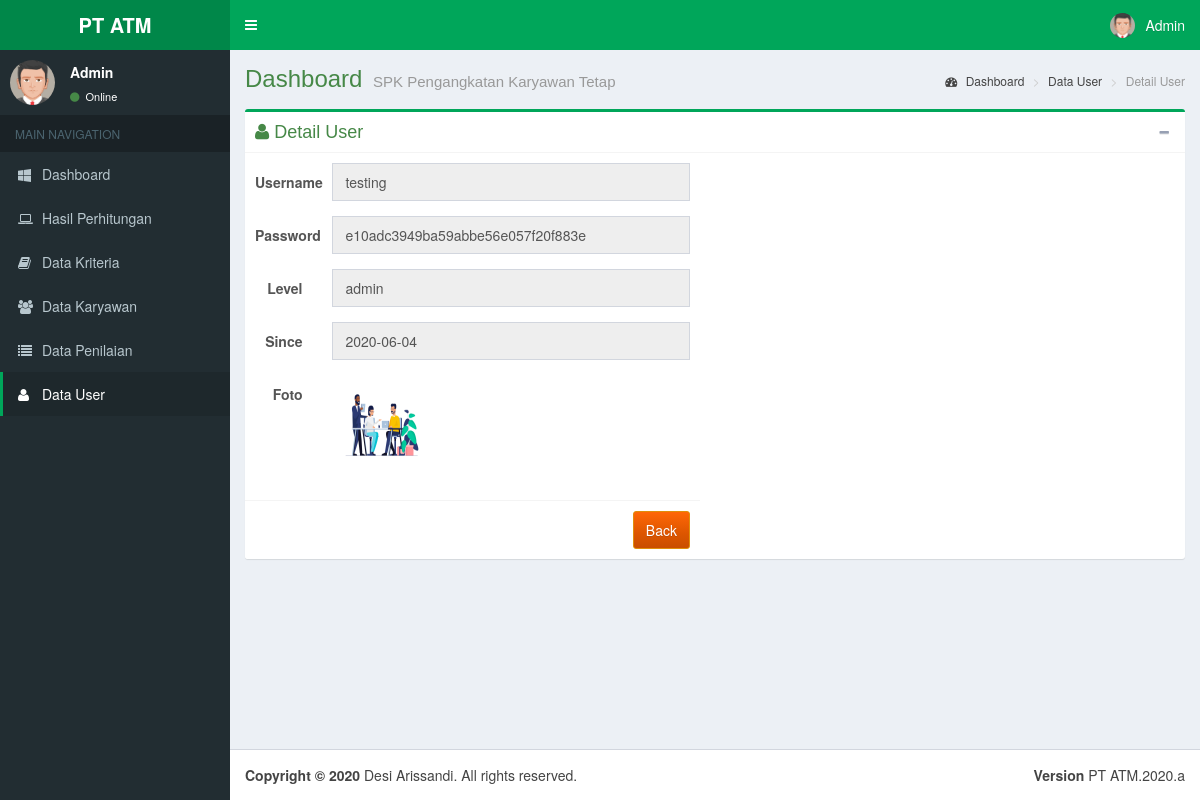
Screenshot of /detail-user.php?id=2 (signed in) with the database file from the repository.
### tables this page shows
CREATE TABLE `user` (
  `id` int(11) NOT NULL AUTO_INCREMENT,
  `user` varchar(50) NOT NULL,
  `pass` varchar(256) NOT NULL,
  `level` varchar(25) NOT NULL,
  `since` date NOT NULL,
  `foto` varchar(1024) NOT NULL,
  PRIMARY KEY (`id`)
);

### detail-user.php (the view, shortened to what this page needs)
<?php
	include 'dbconf.php';
?>
<!DOCTYPE html>
<html>
<head>
  <link rel="stylesheet" href="lte/bootstrap/css/bootstrap.min.css">
  <link rel="stylesheet" href="lte/plugins/datepicker/datepicker3.css">
  <link rel="stylesheet" href="lte/dist/css/font-awesome.min.css">
  <link rel="stylesheet" href="lte/dist/css/ionicons.min.css">
  <link rel="stylesheet" href="lte/dist/css/AdminLTE.min.css">
  <link rel="stylesheet" href="lte/dist/css/skins/_all-skins.min.css">
	<link rel="stylesheet" type="text/css" href="assets/jquery.fancybox.css?v=2.1.5" media="screen" />
	<link rel="stylesheet" type="text/css" href="assets/helpers/jquery.fancybox-buttons.css?v=1.0.5" />
	<link rel="stylesheet" type="text/css" href="assets/helpers/jquery.fancybox-thumbs.css?v=1.0.7" />
</head>
<body class="hold-transition fixed skin-green sidebar-mini">
<div class="wrapper">
  <header class="main-header">
    <a href="#" class="logo">
      <span class="logo-lg"><b><?php echo $_SESSION['judul'];?></b></span>
    </a>
    <nav class="navbar navbar-static-top">
      <a href="#" class="sidebar-toggle" data-toggle="offcanvas" role="button">
      </a>
      <div class="navbar-custom-menu">
        <ul class="nav navbar-nav">
          <li class="dropdown user user-menu">
            <a href="#" class="dropdown-toggle" data-toggle="dropdown">
              <img src="<?php echo $_SESSION['foto'];?>" class="user-image" alt="User Image">
              <span class="hidden-xs"><?php echo ucwords($_SESSION['user']);?></span>
            </a>
          </li>
        </ul>
      </div>
    </nav>
  </header>
  <aside class="main-sidebar">
    <section class="sidebar">
      <div class="user-panel">
        <div class="pull-left image">
          <img src="<?php echo $_SESSION['foto'];?>" class="img-circle" alt="User Image">
        </div>
        <div class="pull-left info">
          <p><?php echo ucwords($_SESSION['user']);?></p>
          <a href="#"><i class="fa fa-circle text-success"></i> Online</a>
        </div>
      </div>
      <ul class="sidebar-menu">
        <li class="header">MAIN NAVIGATION</li>
        <li>
          <a href="dashboard-ui.php">
            <i class="fa fa-windows"></i> <span>Dashboard</span>
          </a>
        </li>
		<li>
          <a href="hasil.php">
            <i class="fa fa-laptop"></i> <span>Hasil Perhitungan</span>
          </a>
        </li>
		<?php if($_SESSION['level']=='admin'){?>
		<li>
          <a href="kriteria.php">
            <i class="fa fa-book"></i> <span>Data Kriteria</span>
          </a>
        </li>
		<li>
          <a href="karyawan.php">
            <i class="fa fa-users"></i> <span>Data Karyawan</span>
          </a>
        </li>
		<li>
          <a href="penilaian.php">
            <i class="fa fa-list"></i> <span>Data Penilaian</span>
          </a>
        </li>
		<li class="active">
          <a href="user.php">
            <i class="fa fa-user"></i> <span>Data User</span>
          </a>
        </li>
		<?php } ?>
      </ul>
    </section>
  </aside>
  <div class="content-wrapper">
    <section class="content-header">
      <h1 class="text-success">
        Dashboard
        <small><?php echo $_SESSION['desc'];?></small>
      </h1>
      <ol class="breadcrumb">
        <li><a href="dashboard-ui.php"><i class="fa fa-dashboard"></i> Dashboard</a></li>
        <li><a href="user.php">Data User</a></li>
        <li class="active">Detail User</li>
      </ol>
    </section>
    <section class="content">
      <div class="box box-success">
        <div class="box-header with-border">
          <h3 class="box-title text-success"><i class="fa fa-user"> </i> Detail User</h3>
          <div class="box-tools pull-right">
            <button type="button" class="btn btn-box-tool" data-widget="collapse" data-toggle="tooltip" title="Collapse">
              <i class="fa fa-minus"></i></button>
          </div>
        </div>
            <form class="form-horizontal" enctype="multipart/form-data" method="post" action="proses-user.php">
              <div class="row">
			   <div class="col-lg-6 col-xs-12">
			  <div class="box-body">
					<?php
						$result = $mysqli->query("SELECT *  FROM `user` WHERE `id` = ".$_GET['id']."");
							while ($row = $result->fetch_assoc()) {
					?>
                <div class="form-group">
                  <label for="user" class="col-sm-2 control-label">Username</label>
                  <div class="col-sm-10">
                    <input type="text" class="form-control" name="user" id="user" value="<?php echo $row['user'];?>" placeholder="Username Baru" disabled />
                  </div>
                </div>
                <div class="form-group">
                  <label for="pass" class="col-sm-2 control-label">Password</label>
                  <div class="col-sm-10">
                    <input type="text" class="form-control" name="pass" id="pass" value="<?php echo $row['pass'];?>" placeholder="Password" disabled />
                  </div>
                </div>
				<div class="form-group">
                  <label for="nopol" class="col-sm-2 control-label">Level</label>
                  <div class="col-sm-10">
					<input type="text" class="form-control" name="level" id="level" value="<?php echo $row['level'];?>" placeholder="Level" disabled />
                  </div>
                </div>
				<div class="form-group">
                  <label for="supir" class="col-sm-2 control-label">Since</label>
                  <div class="col-sm-10">
                    <input type="text" class="form-control" name="since" id="since" value="<?php echo $row['since'];?>" placeholder="since" disabled />
                  </div>
                </div>
				<div class="form-group">
                  <label for="foto" class="col-sm-2 control-label">Foto</label>
                  <div class="col-sm-10">
					<a class='fancybox-effects-d' href='uploads/<?php echo $row['foto'];?>' title='<?php echo $row['user'];?>'><img src="uploads/<?php echo $row['foto']; ?>" width=100 height=100 /></a>
                  </div>
                </div>
              </div>
              <div class="box-footer">
				<a type="button" class="btn btn-warning pull-right" href="user.php">Back</a>
              </div>
				<?php } ?>
			  </div>
		  </div>
            </form>
      </div>
    </section>
  </div>
  <footer class="main-footer">
    <div class="pull-right hidden-xs">
      <b>Version</b> <?php echo $_SESSION['judul'].".".date('Y').".a"?>
    </div>
    <strong>Copyright &copy; <?php echo date('Y');?></strong> <?php echo $_SESSION['creator']?>. All rights
    reserved.
  </footer>
</div>
</body>
</html>

### rows the page displays
user: user "testing", pass "e10adc3949ba59abbe56e057f20f883e", level "admin", since "2020-06-04", foto (picture)

### other values shown
$_SESSION['judul'] "PT ATM"
$_SESSION['user'] "Admin"
$_SESSION['desc'] "SPK Pengangkatan Karyawan Tetap"
$_SESSION['creator'] "Desi Arissandi"
